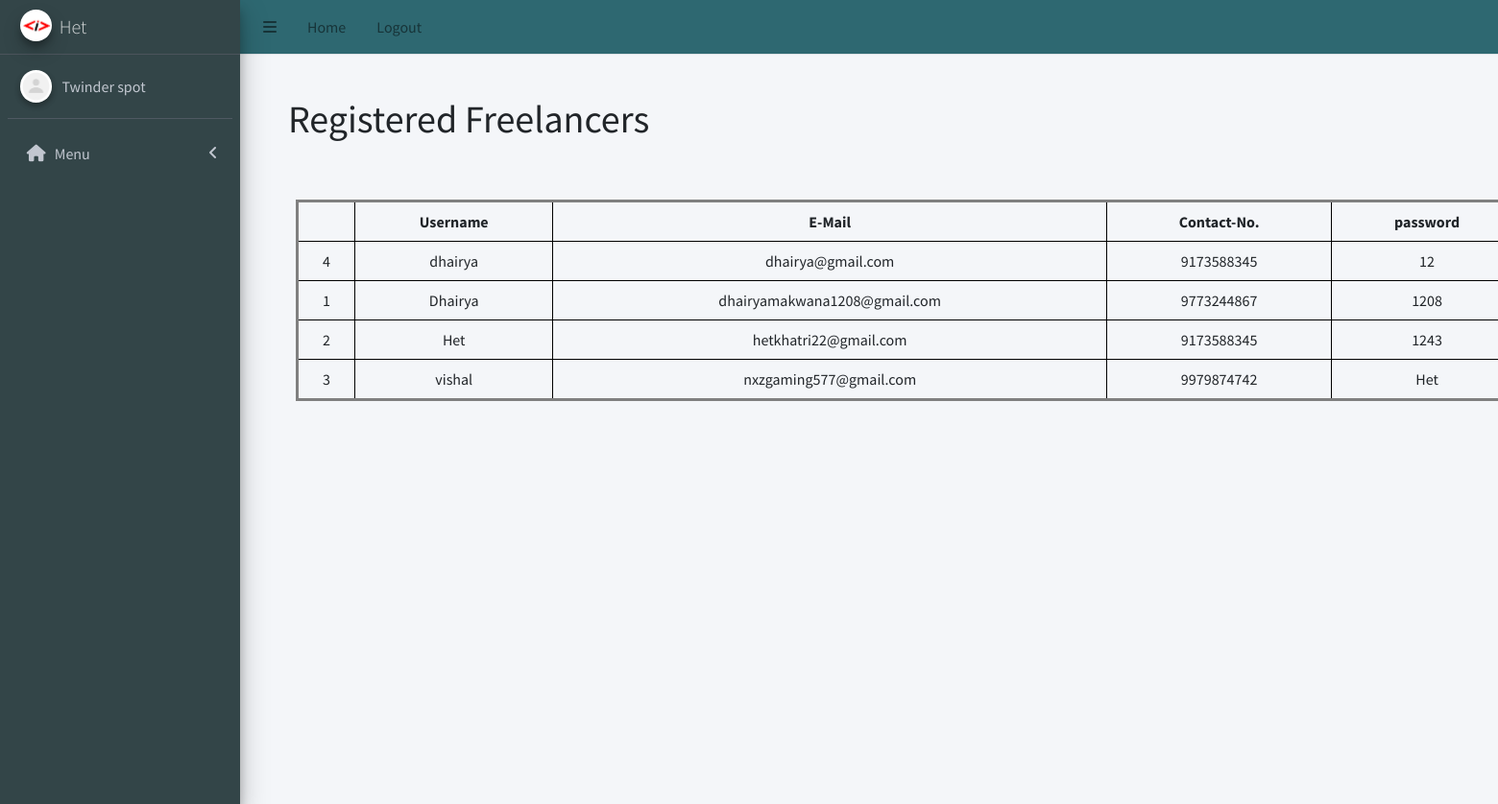
/admin/admin_freelancer.php (signed in), run on the app's committed database.
### tables this page shows
CREATE TABLE `admin_signup` (
  `id` int(255) NOT NULL,
  `username` varchar(255) NOT NULL,
  `email` varchar(255) NOT NULL,
  `contactno` varchar(255) NOT NULL,
  `password` varchar(255) NOT NULL
);

CREATE TABLE `freelancer_signup` (
  `id` int(255) NOT NULL,
  `username` varchar(255) NOT NULL,
  `email` varchar(255) NOT NULL,
  `contactno` varchar(255) NOT NULL,
  `password` varchar(255) NOT NULL
);

### admin/admin_freelancer.php (the view, shortened to what this page needs)
<?php
include('../Database/database_connectivity.php');
?>
<!DOCTYPE html>
<html lang="en">
<head>
  <link rel="stylesheet" href="../css/admin_project.css">
  <link rel="stylesheet" href="../src/css/adminlte.min.css">
  <link rel="stylesheet" href="https://cdnjs.cloudflare.com/ajax/libs/font-awesome/5.15.4/css/all.min.css">
</head>
<body class="hold-transition sidebar-mini">
  <div class="wrapper">
    <?php include 'admin_header.php' ?>
    <div class="content-wrapper">
      <h1 class="head">Registered Freelancers</h1>
      <?php
      $sql = "select * from freelancer_signup";
      $result = $connection->query($sql);
      ?>
      <table class="project">
        <tr>
          <th> </th>
          <th>Username</th>
          <th>E-Mail</th>
          <th>Contact-No.</th>
          <th>password</th>
        </tr>
        <?php
        if ($result->num_rows > 0) {
          while ($row = $result->fetch_assoc()) {
            echo "<tr>
                    <td>" . $row["id"] . "</td>
                    <td>" . $row["username"] . "</td>
                    <td>" . $row["email"] . "</td>
                    <td>" . $row["contactno"] . "</td>
                    <td>" . $row["password"] . "</td>
                  </tr>";
          }
        } else {
          echo "<tr><td colspan='4'>No records found</td></tr>";
        }
        ?>
      </table>
    </div>
  </div>
</body>
</html>

### admin/admin_header.php (shortened to what this page needs)
<?php
$menuItems = [
    [
        "menuTitle" => "Menu",
        "icon" => "fas fa-home",
        "pages" => [
            ["title" => "Home", "url" => "index.php"]
        ],
    ],
];
?><ul class="navbar-nav ml-auto">
<head>
    <link href="https://cdnjs.cloudflare.com/ajax/libs/font-awesome/6.0.0-beta3/css/all.min.css" rel="stylesheet">
</head>
<nav class="main-header navbar navbar-expand navbar-white navbar-light">
    <ul class="navbar-nav">
        <li class="nav-item">
            <a class="nav-link" data-widget="pushmenu" role="button"><i class="fas fa-bars"></i></a>
        </li>
        <li class="nav-item d-none d-sm-inline-block">
            <a href="admin_home.php" class="nav-link">Home</a>
        </li>
        <li class="nav-item d-none d-sm-inline-block">
            <a onclick="logout()" class="nav-link">Logout</a>
        </li>
    </ul>
    </ul>
<div class="main-header" style="padding: 0px 10px; background-color: #f4f6f9; border-bottom: none !important;">
    <div class="content-header">
    </div>
</div>
<?php
include('../Database/database_connectivity.php');
?>
<?php
if (isset($_SESSION['email'])) {
    $email = $_SESSION['email'];
    $query = "SELECT username FROM admin_signup WHERE email = '$email'";
    $stmt = $connection->prepare($query);
    $stmt->execute();
    $result = $stmt->get_result();
    if ($result->num_rows > 0) {
        $row = $result->fetch_assoc();
        $username = $row['username'];
    } else {
        $username = "Guest1";
    }
} else {
    $username = "Guest";
}
?>
<aside class="main-sidebar sidebar-dark-primary elevation-4">
    <a href="./" class="brand-link">
        <img src="../src/images/logo.png" alt="Admin Panel Logo" class="brand-image img-circle elevation-3">
        <span class="brand-text font-weight-light"><?php echo $username ?></span>
    </a>
    <div class="sidebar">
        <div class="user-panel mt-3 pb-3 mb-3 d-flex">
            <div class="image">
                <img src="../src/images/default.png" class="img-circle elevation-2" alt="User Image">
            </div>
            <div class="info">
                <a href="./" class="d-block">Twinder spot</a>
            </div>
        </div>
        <nav class="mt-2">
            <ul class="nav nav-pills nav-sidebar flex-column" data-widget="treeview" role="menu">
                <?php foreach ($menuItems as $menuItem): ?>
                    <?php $isMenuOpen = false;
                    $isActive = false;
                    ?>
                    <li class="nav-item has-treeview <?= $isMenuOpen ? 'menu-open' : '' ?>">
                        <a class="nav-link <?= $isActive ? 'active' : '' ?>">
                            <i class="nav-icon <?= $menuItem['icon'] ?>"></i>
                            <p>
                                <?= $menuItem['menuTitle'] ?>
                                <?= !empty($menuItem['pages']) ? '<i class="right fas fa-angle-left"></i>' : '' ?>
                            </p>
                        </a>
                    </li>
                <?php endforeach; ?>
            </ul>
        </nav>
    </div>
</aside>

### css/admin_project.css (style rules this page uses)
.head { position: absolute; left: 300px; top: 100px; }
.project { top: 200px; position: absolute; left: 300px; border: 3px solid grey; margin: 0.5rem; width: 160vh; text-align: center; }
th, td { border: 1px solid #000; padding: 0.5rem; }

### data on the page
admin_signup: username "Het"
freelancer_signup: id "4", username "dhairya", email "dhairya@gmail.com", contactno "9173588345", password "12"
freelancer_signup: id "1", username "Dhairya", email "dhairyamakwana1208@gmail.com", contactno "9773244867", password "1208"
freelancer_signup: id "2", username "Het", email "hetkhatri22@gmail.com", contactno "9173588345", password "1243"
freelancer_signup: id "3", username "vishal", email "nxzgaming577@gmail.com", contactno "9979874742", password "Het"

### other printed values
$menuItem['menuTitle'] "Menu"
